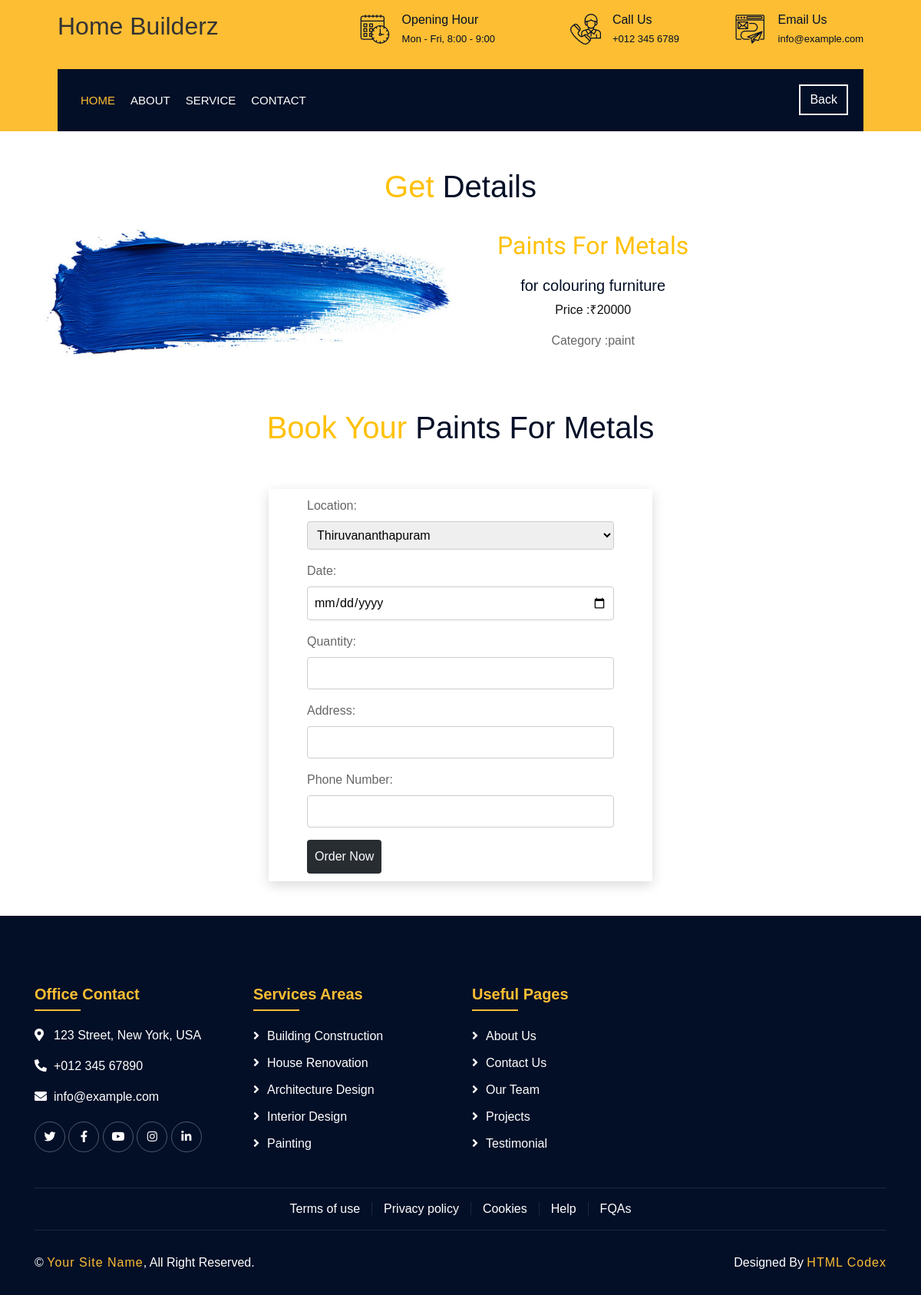
The page /view_detail/20/ on the database as committed earlier.
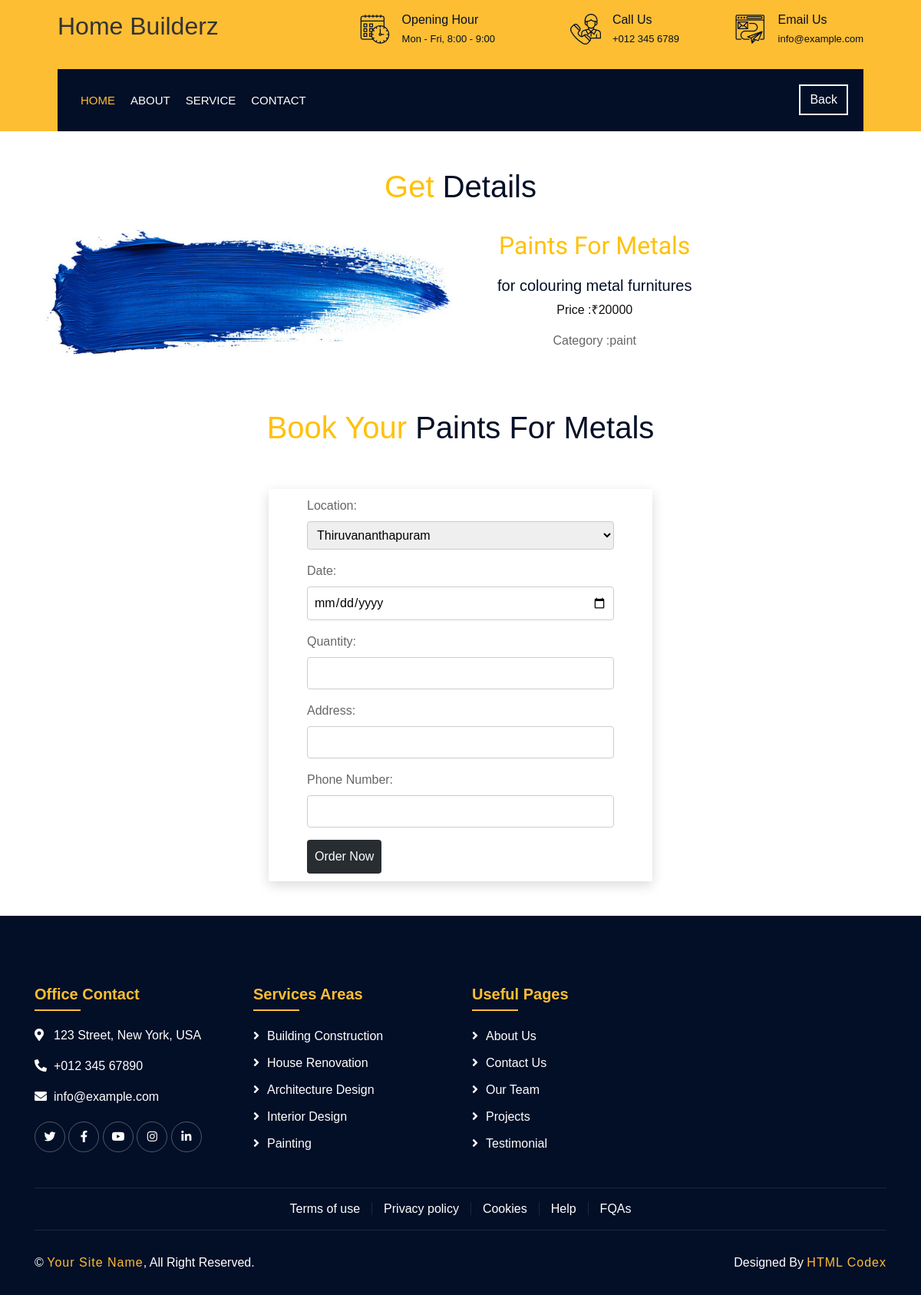
The same page on the database as committed later.
### merchant/models.py (models this page shows)
class ProductList(models.Model):
    Product_ID=models.AutoField(primary_key=True)
    Product_name=models.CharField(max_length=200)
    Product_price=models.CharField(max_length=200)
    Product_caption=models.CharField(max_length=200)
    Product_image=models.ImageField(null=True ,blank=True,upload_to="product_img")
    Product_area=models.CharField(max_length=200,choices=Area_choices,default='construction')

### customer/views.py (the view)
# urls.py: path('view_detail/<int:Product_ID>/',views.view_detail,name="view_detail"),
def view_detail(request,Product_ID):
    product=get_object_or_404(ProductList,pk=Product_ID)
    return render(request,"user/view_product.html",{'product':product})

### templates/user/view_product.html (shortened to what this page needs)
{%load static%}
<!DOCTYPE html>
<html lang="en">
<head>
  <link href="https://stackpath.bootstrapcdn.com/bootstrap/4.4.1/css/bootstrap.min.css" rel="stylesheet">
  <link href="https://cdnjs.cloudflare.com/ajax/libs/font-awesome/5.10.0/css/all.min.css" rel="stylesheet">
  <link href="{%static 'lib/flaticon/font/flaticon.css' %}" rel="stylesheet">
  <link href="{%static 'lib/animate/animate.min.css' %}" rel="stylesheet">
  <link href="{%static 'lib/owlcarousel/assets/owl.carousel.min.css' %}" rel="stylesheet">
  <link href="{%static 'lib/lightbox/css/lightbox.min.css' %}" rel="stylesheet">
  <link href="{%static 'lib/slick/slick.css' %}" rel="stylesheet">
  <link href="{%static 'lib/slick/slick-theme.css' %}" rel="stylesheet">
  <link href="{%static 'css/style.css' %}" rel="stylesheet">
</head>
<body>
  <div class="wrapper">
    <div class="top-bar">
      <div class="container-fluid">
        <div class="row align-items-center">
          <div class="col-lg-4 col-md-12">
            <div class="logo">
              <a href="index.html">
                <h2>Home Builderz</h2>
              </a>
            </div>
          </div>
          <div class="col-lg-8 col-md-7 d-none d-lg-block">
            <div class="row">
              <div class="col-4">
                <div class="top-bar-item">
                  <div class="top-bar-icon">
                    <i class="flaticon-calendar"></i>
                  </div>
                  <div class="top-bar-text">
                    <h3>Opening Hour</h3>
                    <p>Mon - Fri, 8:00 - 9:00</p>
                  </div>
                </div>
              </div>
              <div class="col-4">
                <div class="top-bar-item">
                  <div class="top-bar-icon">
                    <i class="flaticon-call"></i>
                  </div>
                  <div class="top-bar-text">
                    <h3>Call Us</h3>
                    <p>+012 345 6789</p>
                  </div>
                </div>
              </div>
              <div class="col-4">
                <div class="top-bar-item">
                  <div class="top-bar-icon">
                    <i class="flaticon-send-mail"></i>
                  </div>
                  <div class="top-bar-text">
                    <h3>Email Us</h3>
                    <p>info@example.com</p>
                  </div>
                </div>
              </div>
            </div>
          </div>
        </div>
      </div>
    </div>
    <div class="nav-bar">
      <div class="container-fluid">
        <nav class="navbar navbar-expand-lg bg-dark navbar-dark">
          <div class="collapse navbar-collapse justify-content-between" id="navbarCollapse">
            <div class="navbar-nav mr-auto">
              <a href="{%url 'index' %}" class="nav-item nav-link active">Home</a>
              <a href="{%url 'about' %}" class="nav-item nav-link">About</a>
              <a href="{%url 'service' %}" class="nav-item nav-link">Service</a>
              <a href="{%url 'contact' %}" class="nav-item nav-link">Contact</a>
            </div>
            <div class="ml-auto">
              <a class="btn" href="{%url 'viewpage' %}">Back</a>
            </div>
          </div>
        </nav>
      </div>
    </div>
    <link rel="stylesheet" href="https://cdnjs.cloudflare.com/ajax/libs/font-awesome/5.15.1/css/all.min.css"
>
    <h1 class="mt-5 display-5 text-capitalize text-center">
      <span class="text-warning text-center">Get</span> Details
    </h1>
    <div class="container mt-3">
      <div class="row">
        <div class="col-lg my-2 d-flex align-items-center">
          <img src="{{ product.Product_image.url }}" class="img-fluid" alt="Product Image"
            style="max-height: 300px; width: 50%;">
          <div class="text-center ml-5">
            <p style="font-family: 'Edu TAS Beginner', cursive; font-size: 2rem; text-transform: capitalize;"
              class="text-warning">
              {{product.Product_name}}</p>
            <h5>{{product.Product_caption}}</h5>
            <p style="color: #0e1011;">Price :₹{{product.Product_price}}</p>
            <p>Category :{{product.Product_area}}</p>
          </div>
        </div>
      </div>
    </div>
    {% load tz %}
    <h1 class="mt-5 display-5 text-capitalize text-center">
      <span class="text-warning text-center">Book Your</span> {{ product.Product_name }}
    </h1>
    <br><br>
    <div class="book_form justify-content-center align-items-center"
      style="box-shadow: rgba(0, 0, 0, 0.15) 0px 5px 15px 0px; padding: 10px; max-width: 500px;">
      <form method="post" action="">
        <label for="id_game">Location:</label>
        <select name="game" id="id_game">
          <option value="Thiruvananthapuram">Thiruvananthapuram</option>
        </select>
        <br>
        <label for="id_date">Date:</label>
        <input type="date" name="date" id="id_date" required>
        <br>
        <label for="id_quantity">Quantity:</label>
        <input type="number" name="quantity" id="id_quantity" required>
        <br>
        <label for="id_address">Address:</label>
        <input type="text" name="address" id="id_address" required>
        <br>
        <label for="id_phone_number">Phone Number:</label>
        <input type="text" name="phone_number" id="id_phone_number" required>
        <br>
        <button type="submit">Order Now</button>
      </form>
    </div>
    <div class="footer wow fadeIn" data-wow-delay="0.3s">
      <div class="container">
        <div class="row">
          <div class="col-md-6 col-lg-3">
            <div class="footer-contact">
              <h2>Office Contact</h2>
              <p><i class="fa fa-map-marker-alt"></i>123 Street, New York, USA</p>
              <p><i class="fa fa-phone-alt"></i>+012 345 67890</p>
              <p><i class="fa fa-envelope"></i>info@example.com</p>
              <div class="footer-social">
                <a href=""><i class="fab fa-twitter"></i></a>
                <a href=""><i class="fab fa-facebook-f"></i></a>
                <a href=""><i class="fab fa-youtube"></i></a>
                <a href=""><i class="fab fa-instagram"></i></a>
                <a href=""><i class="fab fa-linkedin-in"></i></a>
              </div>
            </div>
          </div>
          <div class="col-md-6 col-lg-3">
            <div class="footer-link">
              <h2>Services Areas</h2>
              <a href="">Building Construction</a>
              <a href="">House Renovation</a>
              <a href="">Architecture Design</a>
              <a href="">Interior Design</a>
              <a href="">Painting</a>
            </div>
          </div>
          <div class="col-md-6 col-lg-3">
            <div class="footer-link">
              <h2>Useful Pages</h2>
              <a href="">About Us</a>
              <a href="">Contact Us</a>
              <a href="">Our Team</a>
              <a href="">Projects</a>
              <a href="">Testimonial</a>
            </div>
          </div>
        </div>
      </div>
      <div class="container footer-menu">
        <div class="f-menu">
          <a href="">Terms of use</a>
          <a href="">Privacy policy</a>
          <a href="">Cookies</a>
          <a href="">Help</a>
          <a href="">FQAs</a>
        </div>
      </div>
      <div class="container copyright">
        <div class="row">
          <div class="col-md-6">
            <p>&copy; <a href="#">Your Site Name</a>, All Right Reserved.</p>
          </div>
          <div class="col-md-6">
            <p>Designed By <a href="https://htmlcodex.com">HTML Codex</a></p>
          </div>
        </div>
      </div>
    </div>
  </div>
</body>
</html>

### static/css/style.css (style rules this page uses)
body { color: #666666; background: #dddddd; font-family: 'Poppins', sans-serif; font-weight: 400; }
h1, h2, h3, h4, h5, h6 { color: #030f27; }
a { color: #666666; transition: .3s; }
.wrapper { position: relative; width: 100%; max-width: 1366px; margin: 0 auto; background: #ffffff; }
.btn { transition: .3s; }
.top-bar { position: relative; height: 90px; background: #fdbe33; }
.top-bar .logo { padding: 15px 0; text-align: left; overflow: hidden; }
.top-bar .top-bar-item { display: flex; align-items: center; justify-content: flex-end; }
.top-bar .top-bar-icon { width: 40px; display: flex; align-items: center; justify-content: center; }
.top-bar .top-bar-icon [class^="flaticon-"]::before { margin: 0; color: #030f27; font-size: 40px; }
.top-bar .top-bar-text { padding-left: 15px; }
.top-bar .top-bar-text h3 { margin: 0 0 5px 0; color: #030f27; font-size: 16px; font-weight: 400; }
.top-bar .top-bar-text p { margin: 0; color: #030f27; font-size: 13px; font-weight: 400; }
@media (min-width: 992px) { .top-bar { padding: 0 60px; } }
.nav-bar { position: relative; background: #fdbe33; transition: .3s; }
.nav-bar .container-fluid { padding: 0; }
.nav-bar .navbar { height: 100%; background: #030f27 !important; }
.navbar-dark .navbar-nav .nav-link, .navbar-dark .navbar-nav .nav-link:focus, .navbar-dark .navbar-nav .nav-link:hover, .navbar-dark .navbar-nav .nav-link.active { padding: 10px 10px 8px 10px; color: #ffffff; }
.navbar-dark .navbar-nav .nav-link:hover, .navbar-dark .navbar-nav .nav-link.active { color: #fdbe33; transition: none; }
.nav-bar .btn { color: #ffffff; border: 2px solid #ffffff; border-radius: 0; }
@media (min-width: 992px) { .nav-bar { padding: 0 75px; } }
@media (min-width: 992px) { .nav-bar .navbar { padding: 20px; } }
@media (min-width: 992px) { .nav-bar a.nav-link { padding: 8px 15px; font-size: 15px; text-transform: uppercase; } }
.footer { position: relative; margin-top: 45px; padding-top: 90px; background: #030f27; color: #ffffff; }
.footer .footer-contact, .footer .footer-link, .footer .newsletter { position: relative; margin-bottom: 45px; }
.footer h2 { position: relative; margin-bottom: 20px; padding-bottom: 10px; font-size: 20px; font-weight: 600; color: #fdbe33; }
.footer h2::after { position: absolute; content: ""; width: 60px; height: 2px; left: 0; bottom: 0; background: #fdbe33; }
.footer .footer-link a { display: block; margin-bottom: 10px; color: #ffffff; transition: .3s; }
.footer .footer-link a::before { position: relative; content: "\f105"; font-family: "Font Awesome 5 Free"; font-weight: 900; margin-right: 10px; }
.footer .footer-contact p i { width: 25px; }
.footer .footer-social { position: relative; margin-top: 20px; }
.footer .footer-social a { display: inline-block; width: 40px; height: 40px; padding: 7px 0; text-align: center; border: 1px solid rgba(256, 256, 256, .3); border-radius: 60px; transition: .3s; }
.footer .footer-social a i { font-size: 15px; color: #ffffff; }
.footer .footer-menu .f-menu { position: relative; padding: 15px 0; font-size: 0; text-align: center; border-top: 1px solid rgba(256, 256, 256, .1); border-bottom: 1px solid rgba(256, 256, 256, .1); }
.footer .footer-menu .f-menu a { color: #ffffff; font-size: 16px; margin-right: 15px; padding-right: 15px; border-right: 1px solid rgba(255, 255, 255, .1); }
.footer .footer-menu .f-menu a:last-child { margin-right: 0; padding-right: 0; border-right: none; }
.footer .copyright { padding: 30px 15px; }
.footer .copyright p { margin: 0; color: #ffffff; }
.footer .copyright .col-md-6:last-child p { text-align: right; }
.footer .copyright p a { color: #fdbe33; font-weight: 500; letter-spacing: 1px; }

### templates/user/view_product.html (style rules this page uses)
body { font-family: Arial, sans-serif; }
.book_form { box-shadow: rgba(0, 0, 0, 0.15) 0px 5px 15px 0px; padding: 10px; max-width: 500px; margin: auto; }
h2 { color: #333; }
form { max-width: 400px; margin: 0 auto; }
label { display: block; margin-bottom: 8px; }
select, input { width: 100%; padding: 8px; margin-bottom: 16px; border: 1px solid #ccc; border-radius: 4px; box-sizing: border-box; }
button { background-color: #282d32; color: #fff; padding: 10px; border: none; border-radius: 4px; cursor: pointer; }

Rows that differ between the two databases and show on the page:
changed ProductList "Paints For Metals": Product_caption "for colouring furniture" → "for colouring metal furnitures"
